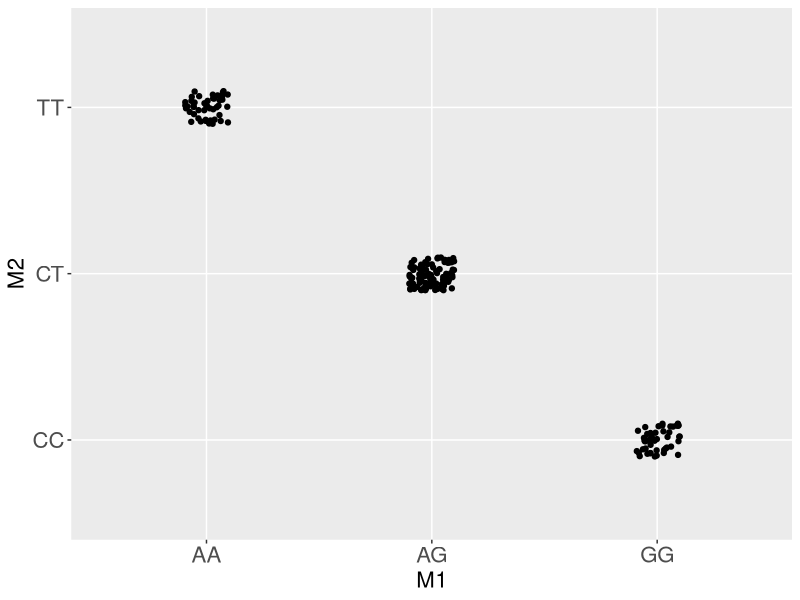
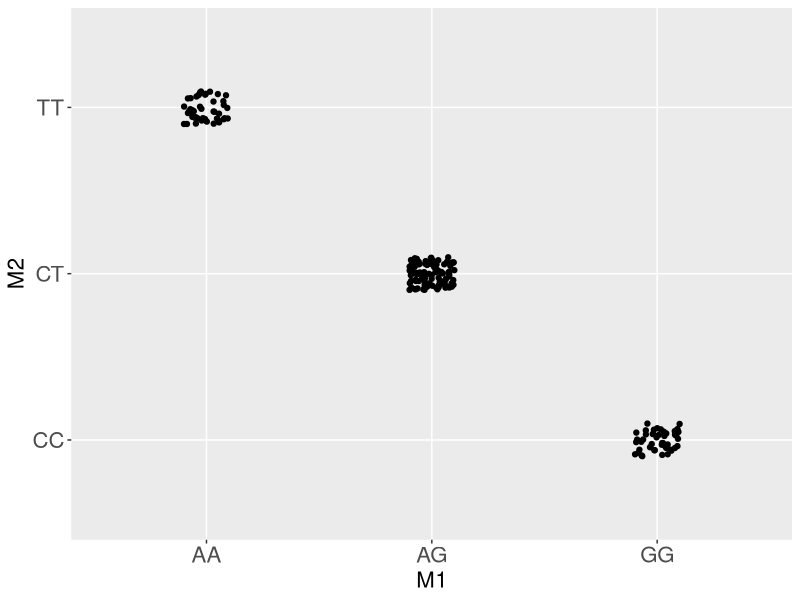
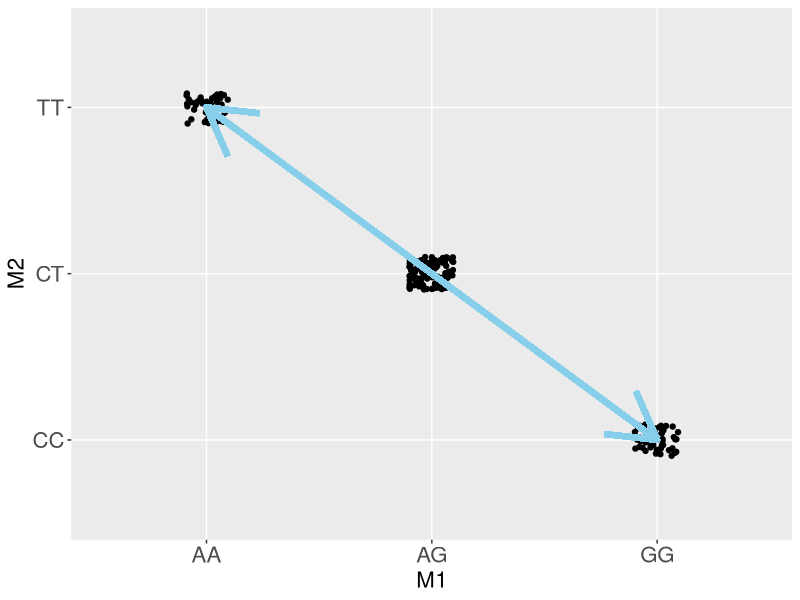
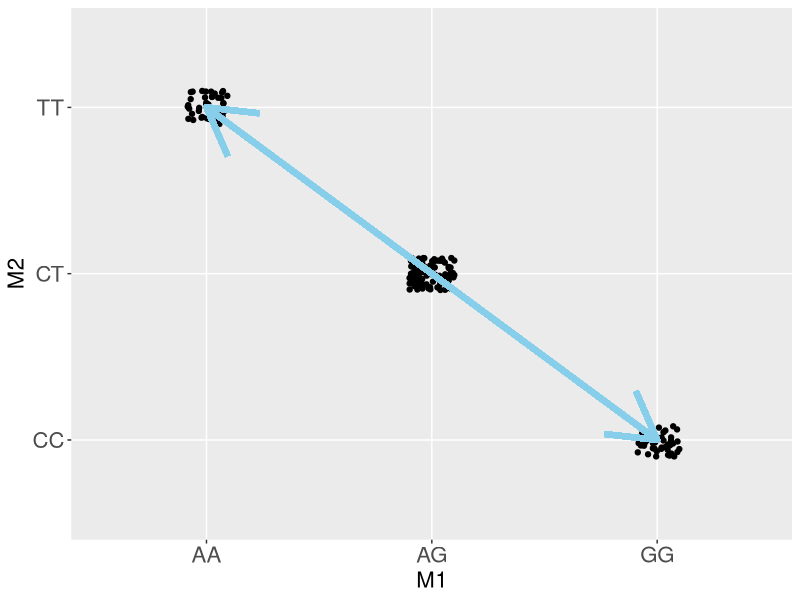
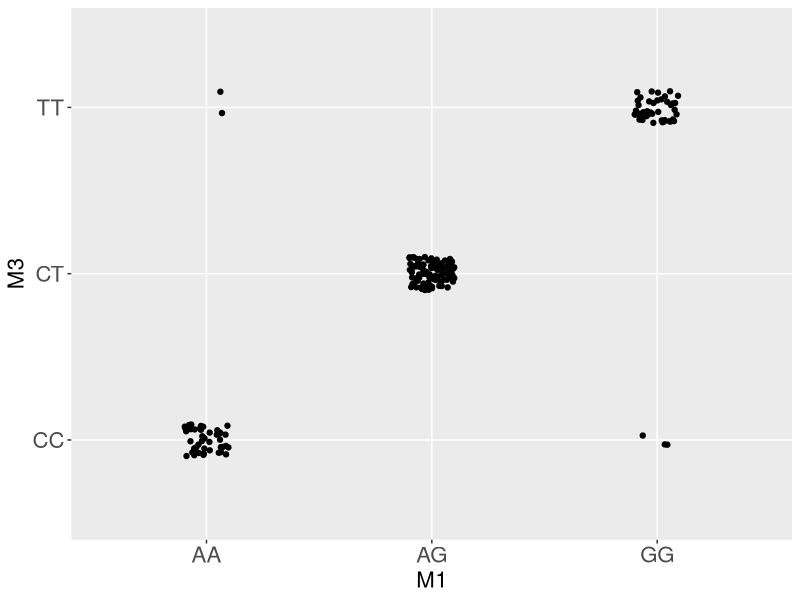
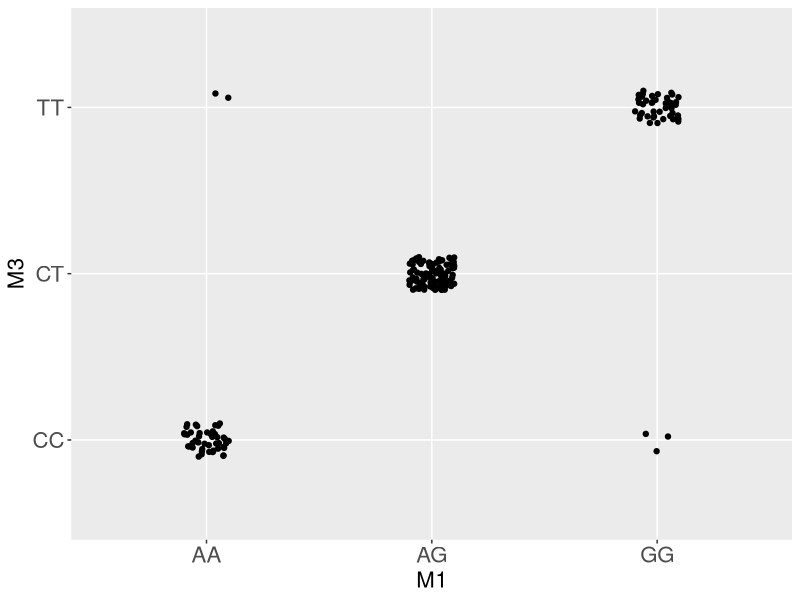
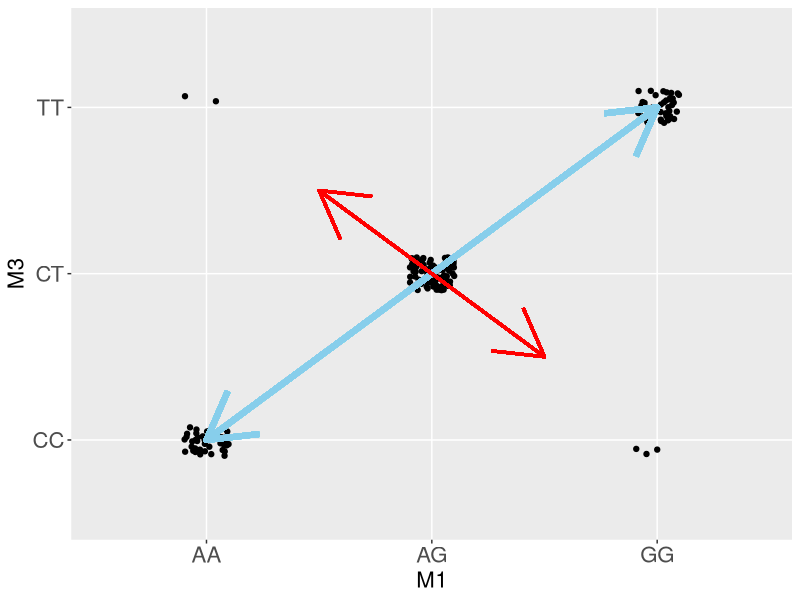

These charts were generated, in order, by the following R code:
## ---- chunk 1
#in this data set we have a strong correlation between M1 and M2
library(ggplot2)
library(grid)
data2D <- data.frame(
  M1=sample(c("AA","AG","GG"),size=200,prob=c(0.25,0.5,0.25),replace=TRUE)
)
data2D$M2 <- factor(sapply(as.character(data2D$M1), 
  switch,
    AA = "TT", 
    AG = "CT", 
    GG = "CC"
  )
)

pl <- ggplot(data2D,aes(x=M1,y=M2))
pl <- pl + geom_point(position=position_jitter(width=.1,height=.1)) + theme(axis.title = element_text(size=16), axis.text = element_text(size=16))    
pl
## ---- chunk 2
pl
## ---- chunk 3
pl + geom_segment(aes(x="AA",xend="GG",y="TT",yend="CC"),color="skyblue",size=2,arrow=arrow(ends="both",length=unit(.1,"native")))
## ---- chunk 4
pl + geom_segment(aes(x="AA",xend="GG",y="TT",yend="CC"),color="skyblue",size=2,arrow=arrow(ends="both",length=unit(.1,"native")))
## ---- chunk 5
data2D$M3 <- data2D$M2
data2D$M3[1:190] <- factor(sapply(as.character(data2D$M2[1:190]), 
  switch,
    TT = "CC", 
    CT = "CT",
    CC = "TT"
  )
)
pl2 <- ggplot(data2D,aes(x=M1,y=M3))
pl2 <- pl2 + geom_point(position=position_jitter(width=.1,height=.1)) + theme(axis.title = element_text(size=16), axis.text = element_text(size=16))    
pl2
## ---- chunk 6
pl2
## ---- chunk 7
pl2 + geom_segment(aes(x="AA",xend="GG",y="CC",yend="TT"),color="skyblue",size=2,arrow=arrow(ends="both",length=unit(.1,"native"))) +
  geom_segment(aes(x=1.5,xend=2.5,y=2.5,yend=1.5),color="red",size=1,arrow=arrow(ends="both",length=unit(.1,"native")))
  
